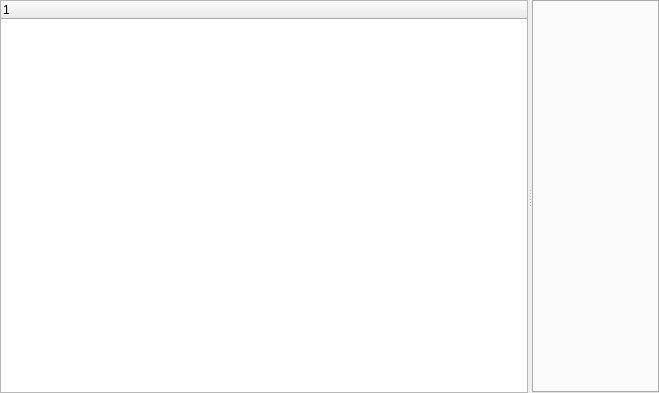
<?xml version="1.0" encoding="UTF-8"?>
<ui version="4.0">
 <class>SQLAdminWidget</class>
 <widget class="QWidget" name="SQLAdminWidget">
  <property name="geometry">
   <rect>
    <x>0</x>
    <y>0</y>
    <width>659</width>
    <height>393</height>
   </rect>
  </property>
  <property name="windowTitle">
   <string>Administrador de consultas</string>
  </property>
  <layout class="QVBoxLayout" name="verticalLayout">
   <property name="margin">
    <number>0</number>
   </property>
   <item>
    <widget class="QSplitter" name="splitter">
     <property name="orientation">
      <enum>Qt::Horizontal</enum>
     </property>
     <widget class="QTreeWidget" name="treeWidget">
      <property name="sizePolicy">
       <sizepolicy hsizetype="Fixed" vsizetype="Expanding">
        <horstretch>0</horstretch>
        <verstretch>0</verstretch>
       </sizepolicy>
      </property>
      <property name="minimumSize">
       <size>
        <width>30</width>
        <height>0</height>
       </size>
      </property>
      <property name="contextMenuPolicy">
       <enum>Qt::CustomContextMenu</enum>
      </property>
      <column>
       <property name="text">
        <string notr="true">1</string>
       </property>
      </column>
     </widget>
     <widget class="QTabWidget" name="tabWidget">
      <property name="sizePolicy">
       <sizepolicy hsizetype="Preferred" vsizetype="Expanding">
        <horstretch>0</horstretch>
        <verstretch>0</verstretch>
       </sizepolicy>
      </property>
      <property name="tabsClosable">
       <bool>true</bool>
      </property>
      <property name="movable">
       <bool>true</bool>
      </property>
     </widget>
    </widget>
   </item>
  </layout>
 </widget>
 <resources/>
 <connections/>
</ui>
